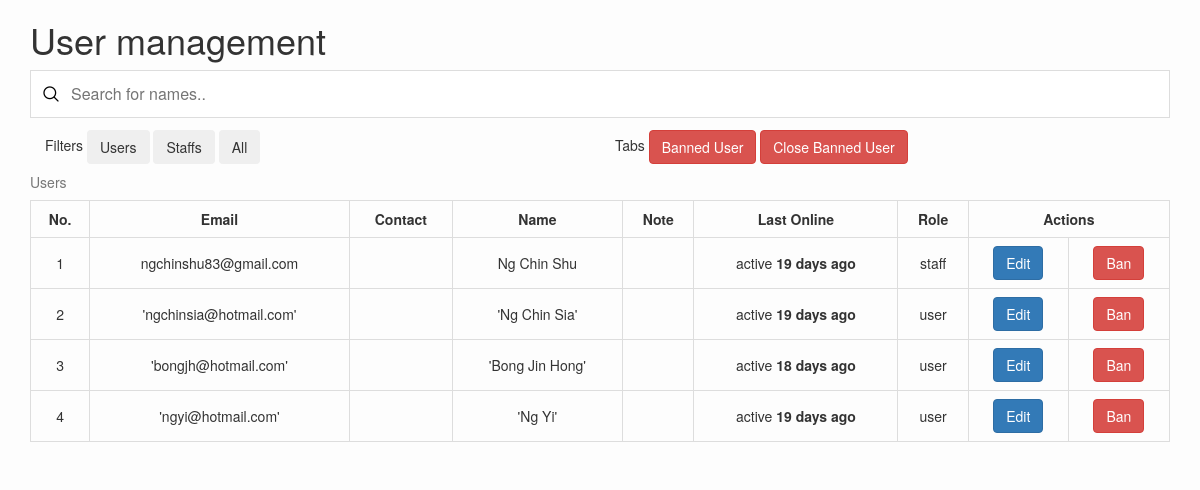
Page /staff/user.php on the committed database.
### tables this page shows
CREATE TABLE `users` (
  `image_path` varchar(100) DEFAULT NULL,
  `userId` int(11) NOT NULL,
  `email` varchar(100) NOT NULL,
  `contact` varchar(100) NOT NULL,
  `password` varchar(100) DEFAULT NULL,
  `name` varchar(150) NOT NULL,
  `role` varchar(20) NOT NULL,
  `note` varchar(200) DEFAULT NULL,
  `lastSignIn` date DEFAULT NULL,
  `forgotPasswordId` varchar(32) DEFAULT NULL,
  `banned` varchar(10) DEFAULT NULL,
  `bannedDate` date DEFAULT NULL,
  `bannedReason` varchar(255) DEFAULT NULL,
  `bannedDuration` int(10) DEFAULT NULL
);

### staff/user.php (the view, shortened to what this page needs)
<?php include "../db_connect.php"; ?>
<!DOCTYPE html>
<html lang="en">
  <head>
    <link rel="stylesheet" type="text/css" href="../font/flaticon.css"/>
    <link rel="stylesheet" href="https://maxcdn.bootstrapcdn.com/bootstrap/3.4.0/css/bootstrap.min.css">
    <link rel="stylesheet" href="https://cdnjs.cloudflare.com/ajax/libs/font-awesome/4.7.0/css/font-awesome.min.css">
    <link rel="stylesheet" type="text/css" href="../style.css">
  </head>
  <body>
    <div class="container">
      <h1>User management</h1>
      <input type="text" id="userInput" onkeyup="searchUser()" placeholder="Search for names..">
      <div class="col-lg-6 col-xs-6">Filters <button type="button" onclick="filterUsers()" class="btn btn-light">Users</button> <button type="button" onclick="filterStaffs()" class="btn btn-light">Staffs</button> <button type="button" onclick="filterAll()" class="btn btn-light">All</button></div>
        <div class="col-lg-6 col-xs-6"> Tabs <button type="button" onclick="showBannedUser()" class="btn btn-danger">Banned User</button> <button type="button" onclick="hideBannedUser()" class="btn btn-danger">Close Banned User</button></div>
      <tbody>
        <table class="table table-bordered ttb" id="userTable">
          <caption>Users</caption>
          <tr>
            <th>No.
            </th>
            <th>Email
            </th>
            <th>Contact
            </th>
            <th>Name
            </th>
            <th>Note
            </th>
            <th>Last Online
            </th>
            <th>Role
            </th>
            <th colspan="2">Actions
            </th>
          </tr>
          <?php
            $query = "SELECT * FROM users WHERE banned IS NULL";
            $data = $conn->query($query);
            $data->execute();
            $userNo = 0;
            foreach($data as $row)
            {
              $lastSignIn = $row['lastSignIn'];
              $today = date("Y-m-d");
              $dateToday = strtotime("$today");
              $dateLastSignIn = strtotime("$lastSignIn");
              $days = ($dateToday - $dateLastSignIn)/60/60/24;
              if($days > 1){
                $show = $days . " days ago";
              }
              $userNo ++;
              $id = $row['userId'];
              echo "<tr><td>" . $userNo . "</td><td>" . $row['email'] . "</td><td>" . $row['contact'] . "</td><td>" . $row['name'] . "</td><td>" . $row ['note'] . "</td><td>" . "active <b>" . $show . "</b>" . "</td><td>" . $row['role'] . "</td><td><form method='post' onsubmit='return confirm(\"Are you sure you want to perform this action?\");'>" . "<button type='submit' class='btn btn-primary' name='idEdit' onclick='openUserEdit()' value ='$id'>Edit</button></form></td><td><form method='post' onsubmit='return confirm(\"Ban this user?\");'><button type='submit' class='btn btn-danger' name='idBan' value ='$id'>Ban</button></form></td>" . "</tr>";
            }
            ?>
        </table>
      </tbody>
    </div>
  </body>
</html>

### style.css (style rules this page uses)
html { scroll-behavior: smooth; }
html, body { margin: 0; padding: 0; }
body { background-color: #fdfdfd; }
.ttb, .ttb th { text-align:center; }
.ttb > tbody > tr > td { vertical-align: middle; }
#userInput { background-image: url('images/magnifying-glass.png'); background-position: 12px 15px; background-repeat: no-repeat; width: 100%; font-size: 16px; padding: 12px 20px 12px 40px; border: 1px solid #ddd; margin-bottom: 12px; }

### rows in the picture
users: email "ngchinshu83@gmail.com", name "Ng Chin Shu", lastSignIn "19 days ago", role "staff"
users: email "'ngchinsia@hotmail.com'", name "'Ng Chin Sia'", lastSignIn "19 days ago", role "user"
users: email "'bongjh@hotmail.com'", name "'Bong Jin Hong'", lastSignIn "18 days ago", role "user"
users: email "'ngyi@hotmail.com'", name "'Ng Yi'", lastSignIn "19 days ago", role "user"
